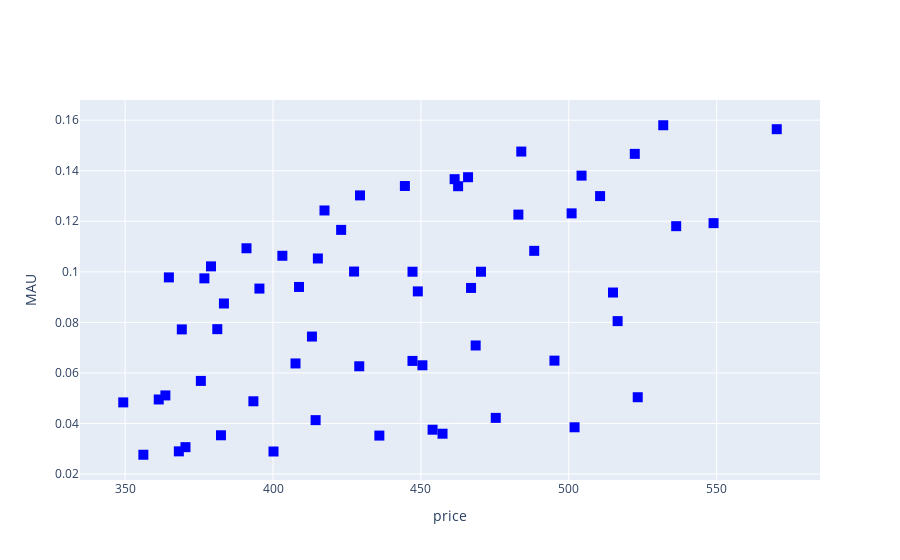
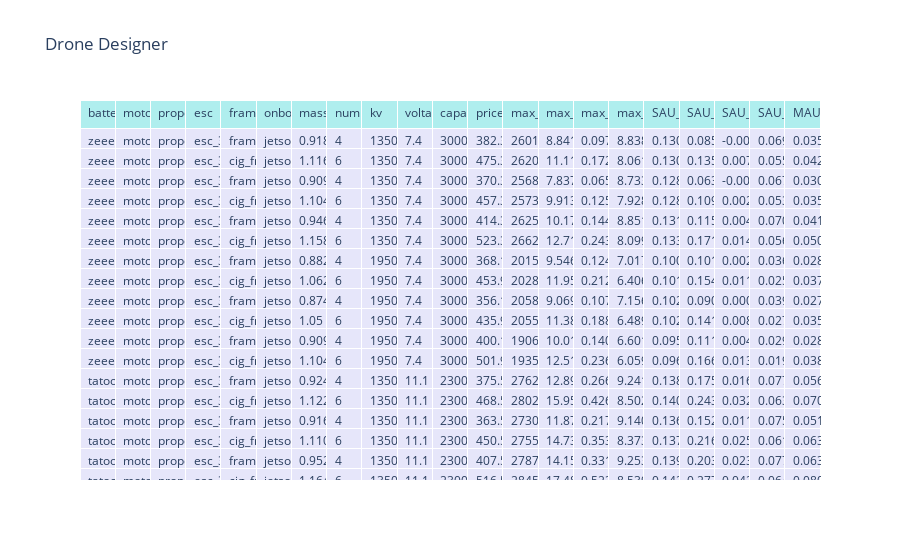

The code cell stored with these charts, in order, in its notebook:
### Code cell
# calculate the sau
uav_td.td.calculate_sau()

# calculate the mau
uav_td.td.calculate_mau()

# see the tradespace
uav_td.td.plot_tradespace_plotly('price', 'MAU')

# save the tradespace to a csv file
uav_td.td.save_tradespace('tradespace.csv')

### Figure 1 — Plotly figure (JSON) as saved in the notebook; plotly's stock layout.template omitted (floating-point values rounded to 4 significant figures)
{"data": [{"hovertemplate": "<b>%{text}</b><br><br>%{xaxis.title.text}: %{x}<br>%{yaxis.title.text}: %{y}<extra></extra>", "marker": {"color": "blue", "size": 10, "symbol": "square"}, "mode": "markers", "text": ["ID: 0", "ID: 1", "ID: 2", "ID: 3", "ID: 4", "ID: 5", "ID: 6", "ID: 7", "ID: 8", "ID: 9", "ID: 10", "ID: 11", "ID: 12", "ID: 13", "ID: 14", "ID: 15", "ID: 16", "ID: 17", "ID: 18", "ID: 19", "ID: 20", "ID: 21", "ID: 22", "ID: 23", "ID: 24", "ID: 25", "ID: 26", "ID: 27", "ID: 28", "ID: 29", "ID: 30", "ID: 31", "ID: 32", "ID: 33", "ID: 34", "ID: 35", "ID: 36", "ID: 37", "ID: 38", "ID: 39", "ID: 40", "ID: 41", "ID: 42", "ID: 43", "ID: 44", "ID: 45", "ID: 46", "ID: 47", "ID: 48", "ID: 49", "ID: 50", "ID: 51", "ID: 52", "ID: 53", "ID: 54", "ID: 55", "ID: 56", "ID: 57", "ID: 58", "ID: 59"], "type": "scatter", "x": [382.4, 475.3, 370.4, 457.3, 414.4, 523.3, 368.1, 453.9, 356.1, 435.9, 400.1, 501.9, 375.6, 468.5, 363.6, 450.5, 407.6, 516.5, 361.4, 447.1, 349.4, 429.1, 393.4, 495.1, 395.4, 488.3, 383.4, 470.3, 427.4, 536.3, 381.1, 466.9, 369.1, 448.9, 413.1, 514.9, 429.4, 522.3, 417.4, 504.3, 461.4, 570.3, 415.1, 500.9, 403.1, 482.9, 447.1, 548.9, 391.0, 483.9, 379.0, 465.9, 423.0, 531.9, 376.8, 462.6, 364.8, 444.6, 408.8, 510.6], "y": [0.03535, 0.04223, 0.03065, 0.03597, 0.04134, 0.0504, 0.02898, 0.03755, 0.02764, 0.03523, 0.02893, 0.03851, 0.05685, 0.07088, 0.05111, 0.06304, 0.06376, 0.08051, 0.04951, 0.06476, 0.04836, 0.06264, 0.0488, 0.06487, 0.09339, 0.1083, 0.08748, 0.1, 0.1001, 0.1181, 0.07732, 0.09363, 0.07723, 0.09227, 0.0744, 0.09182, 0.1302, 0.1467, 0.1243, 0.1381, 0.1367, 0.1564, 0.1053, 0.1231, 0.1064, 0.1226, 0.1, 0.1193, 0.1093, 0.1476, 0.1022, 0.1374, 0.1166, 0.158, 0.09742, 0.1339, 0.0978, 0.134, 0.09402, 0.13]}], "layout": {"showlegend": false, "xaxis": {"title": {"text": "price"}}, "yaxis": {"title": {"text": "MAU"}}}}

### Figure 2 — Plotly figure (JSON) as saved in the notebook; plotly's stock layout.template omitted (floating-point values rounded to 4 significant figures; data arrays with more than 128 entries replaced by an {"elided": "..."} marker saying what was removed)
{"data": [{"cells": {"align": "left", "fill": {"color": "lavender"}, "values": {"elided": "21x60 mixed values"}}, "header": {"align": "left", "fill": {"color": "paleturquoise"}, "values": ["battery", "motor", "propeller", "esc", "frame", "onboard_computer", "mass", "number_of_rotors", "kv", "voltage", "capacity", "price", "max_flight_distance", "max_speed", "max_payload", "max_flight_time", "SAU_max_flight_distance", "SAU_max_speed", "SAU_max_payload", "SAU_max_flight_time", "MAU"]}, "type": "table"}], "layout": {"title": {"text": "Drone Designer"}}}
